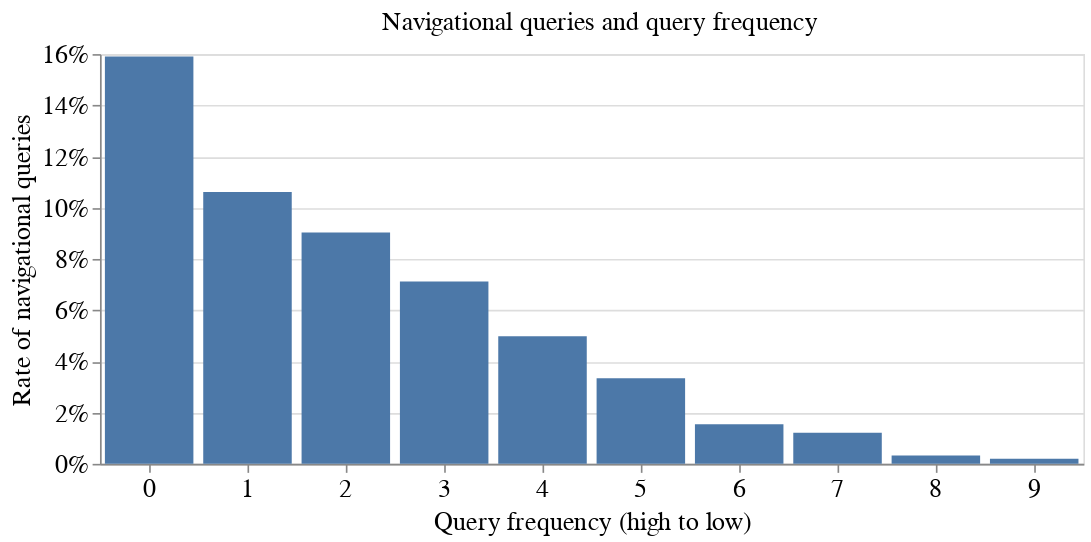

Notebook cell for this chart:
### Code cell
source = query_df.groupby(["frequency_bucket"]).agg(navigational_query=("navigational_query", "mean")).reset_index()

alt.Chart(source, title="Navigational queries and query frequency",  width=600, height=250).mark_bar().encode(
    x=alt.X("frequency_bucket:O", title="Query frequency (high to low)").axis(labelAngle=0),
    y=alt.Y("navigational_query", title="Rate of navigational queries").axis(format="%"),
    tooltip=list(source.columns),
)

### Figure 1 — Vega-Lite specification as saved in the notebook (floating-point values rounded to 4 significant figures)
{"config": {"title": {"font": "serif", "fontWeight": "normal", "fontSize": 16, "dx": 5}, "axis": {"titleFont": "serif", "titleFontWeight": "normal", "titleFontSize": 16, "labelFont": "serif", "labelFontWeight": "normal", "labelFontSize": 16}, "headerColumn": {"titleFont": "serif", "titleFontWeight": "normal", "titleFontSize": 16, "labelFont": "serif", "labelFontWeight": "normal", "labelFontSize": 16}, "text": {"font": "serif", "fontSize": 14}, "legend": {"labelFont": "serif", "titleFont": "serif", "titleFontSize": 16, "labelFontSize": 16}}, "data": {"name": "data-1fe4d7b1a9388ca3e702f63d0f8f08d2"}, "mark": {"type": "bar"}, "encoding": {"tooltip": [{"field": "frequency_bucket", "type": "quantitative"}, {"field": "navigational_query", "type": "quantitative"}], "x": {"axis": {"labelAngle": 0}, "field": "frequency_bucket", "title": "Query frequency (high to low)", "type": "ordinal"}, "y": {"axis": {"format": "%"}, "field": "navigational_query", "title": "Rate of navigational queries", "type": "quantitative"}}, "height": 250, "title": "Navigational queries and query frequency", "width": 600, "$schema": "https://vega.github.io/schema/vega-lite/v5.16.3.json", "datasets": {"data-1fe4d7b1a9388ca3e702f63d0f8f08d2": [{"frequency_bucket": 0, "navigational_query": 0.159}, {"frequency_bucket": 1, "navigational_query": 0.1061}, {"frequency_bucket": 2, "navigational_query": 0.09031}, {"frequency_bucket": 3, "navigational_query": 0.0712}, {"frequency_bucket": 4, "navigational_query": 0.04985}, {"frequency_bucket": 5, "navigational_query": 0.03343}, {"frequency_bucket": 6, "navigational_query": 0.01545}, {"frequency_bucket": 7, "navigational_query": 0.01218}, {"frequency_bucket": 8, "navigational_query": 0.003297}, {"frequency_bucket": 9, "navigational_query": 0.002002}]}}
